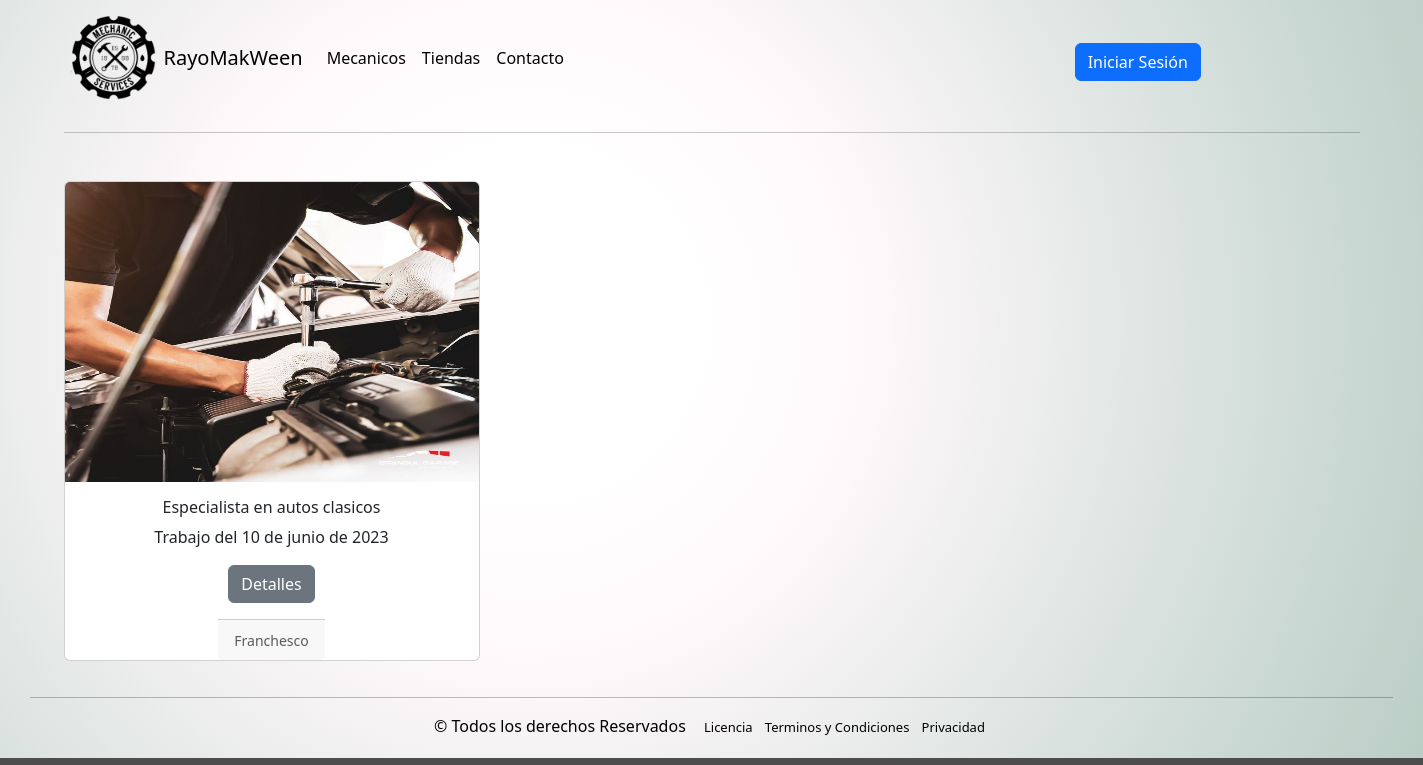
/Franchesco, run on the app's committed database.
### Mecanico/models.py (models this page shows, shortened)
class Atencion(models.Model):
    Fecha_Atencion = models.DateField(default=timezone.now)
    Fotos_Atencion = models.ImageField(upload_to='imagenesMecanicos', null=True)
    Diagnostico_Atencion = models.TextField(max_length=1000, blank=False)
    MaterialesUsados = models.CharField(max_length=1000, blank=False, null=False)
    id_user = models.ForeignKey(User, on_delete=models.CASCADE, null=True, related_name='id_mecanico_atencion')
    user = models.ForeignKey(User, on_delete=models.CASCADE, null=True, related_name='nombre_mecanico')
    EstadoTrabajo = models.TextField(max_length=1000, blank=True)
    id_Estado = models.IntegerField(blank=False)

### Mecanico/views.py (the view)
# urls.py: path('Franchesco', Franchesco, name='Franchesco'),
def Franchesco(request):
    user_id = 3  # ID del usuario específico
    mecanicos = User.objects.filter(id=user_id)
    atenciones = Atencion.objects.filter(user_id=user_id, id_Estado=1)
    context = {'atenciones': atenciones,'mecanico':mecanicos}
    return render(request,'mecanico/Franchesco.html',context)

### Mecanico/templates/mecanico/Franchesco.html (shortened to what this page needs)
{% extends 'Mecanico/base.html' %}
{% block contenido %}
{% load static %}
<div class="container mt-5">
    <div class="row row-cols-1 row-cols-md-3 g-4">
        {% for my_atencion in atenciones %}
            <div class="col">
                <div class="card text-center">
                    <img class="card-img-top" src="{{ my_atencion.Fotos_Atencion.url }}" alt="...">
                    <div class="card-body">
                        {% for usuario in mecanico %}
                        <h6 class="card-title">{{ usuario.first_name }}</h6>
                        {% endfor %}
                        <p class="card-text">Trabajo del {{ my_atencion.Fecha_Atencion }}</p>
                        <button type="button" class="btn btn-secondary" data-bs-toggle="modal" data-bs-target="#exampleModal{{ my_atencion.id }}" data-bs-whatever="Franchesco@rayomakween.cl">Detalles</button>
                    </div>
                    <div class="card-footer">
                        <small class="text-body-secondary">Franchesco</small>
                    </div>
                </div>
            </div>
        {% endfor %}
    </div>
</div>
{% endblock %}

### Mecanico/static/mecanico/css/estilos.css (style rules this page uses)
html { background: #4e4d4d; }
body { background: radial-gradient(circle at 36.97% 42.48%, #ffffff 0, #ffffff 16.67%, #fff9fb 33.33%, #eeeeee 50%, #dbe3e0 66.67%, #cad8d3 83.33%, #bacec6 100%); }
.card-img-top { object-fit: fill; overflow: hidden; max-width: 100%; height: 300px; }
.card { align-items: center; }

### data on the page
Atencion: Fotos_Atencion (picture), Fecha_Atencion "10 de junio de 2023"

### other printed values
{{ usuario.first_name }} "Especialista en autos clasicos"
